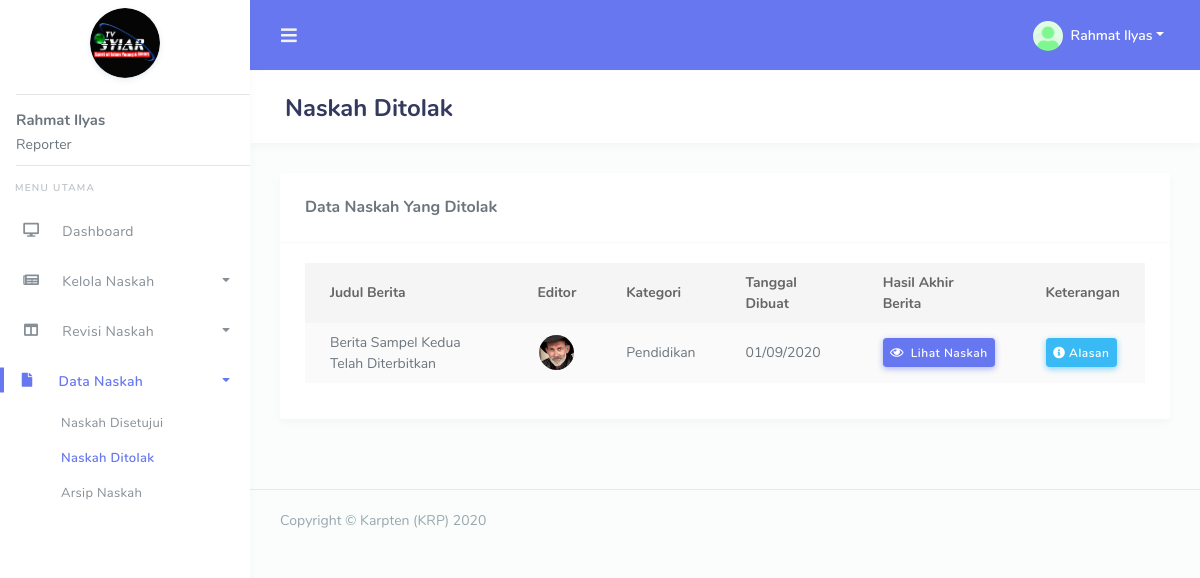
The page /reporter/naskah_ditolak.php (signed in) on the database its author committed.
### tables this page shows
CREATE TABLE `tb_users` (
  `id` int NOT NULL,
  `nama` varchar(255) NOT NULL,
  `alamat` varchar(255) NOT NULL,
  `no_hp` varchar(255) NOT NULL,
  `jabatan` varchar(255) NOT NULL,
  `foto` varchar(255) NOT NULL DEFAULT 'default.png',
  `username` varchar(255) NOT NULL,
  `password` varchar(255) NOT NULL,
  `status` varchar(255) NOT NULL DEFAULT 'waiting'
);

CREATE TABLE `tb_berita` (
  `id` int NOT NULL,
  `user_id` int NOT NULL,
  `judul` varchar(255) NOT NULL,
  `kategori` varchar(255) NOT NULL,
  `berita_created` text NOT NULL,
  `berita_final` text,
  `tanggal` datetime NOT NULL,
  `konten` varchar(255) DEFAULT NULL,
  `status` varchar(255) NOT NULL
);

### reporter/naskah_ditolak.php (the view, shortened to what this page needs)
<?php
require('template/header.php');
$berita = mysqli_query($conn, "SELECT * FROM tb_berita WHERE user_id = '$id' AND (status = 'refuse' OR status = 'refuse_')");
?>
<div class="main-content">
  <section class="section">
    <div class="section-header">
      <h1>Naskah Ditolak</h1>
    </div>
    <div class="section-body">
      <div class="row">
        <div class="col-12">
          <div class="card">
            <div class="card-header">
              <h4>Data Naskah Yang Ditolak</h4>
            </div>
            <div class="card-body">
              <div class="table-responsive">
                <table class="table table-striped" id="table-1">
                  <thead>
                    <tr>
                      <th style="max-width: 200px;">Judul Berita</th>
                      <th>Editor</th>
                      <th>Kategori</th>
                      <th>Tanggal Dibuat</th>
                      <th>Hasil Akhir Berita</th>
                      <th>Keterangan</th>
                    </tr>
                  </thead>
                  <tbody>
                    <?php foreach($berita as $dta) {
                      $berita_id = $dta['id'];
                      $revisi = mysqli_query($conn, "SELECT * FROM tb_revisi WHERE berita_id = '$berita_id'");
                      $rev = mysqli_fetch_assoc($revisi);
                      $editor_id = $rev['editor_id'];
                      $editor = mysqli_query($conn, "SELECT * FROM tb_users WHERE id = '$editor_id'");
                      $usr = mysqli_fetch_assoc($editor); ?>
                      <tr>
                        <td><?= $dta['judul'] ?></td>
                        <td class="text-center">
                          <a href="#" data-toggle="modal" data-target="#modal-reporter<?= $dta['id'] ?>">
                            <img alt="image" src="../assets/img/avatar/<?= $usr['foto'] ?>" class="rounded-circle" data-toggle="tooltip" title="" data-original-title="<?= $usr['nama'] ?>" width="35">
                          </a>
                        </td>
                        <td><?= $dta['kategori'] ?></td>
                        <td><?= date('d/m/Y', strtotime($dta['tanggal'])) ?></td>
                        <td>
                          <a href="#" class="btn btn-icon icon-left btn-primary btn-sm" data-toggle="modal" data-target="#modal-berita<?= $dta['id'] ?>" data-toggle1="tooltip" title="" data-original-title="Lihat Hasil Akhir Naskah"><i class="far fa-eye"></i> Lihat Naskah</a>
                        </td>
                        <td>
                          <a href="#" class="btn btn-icon icon-left btn-info btn-sm"data-toggle="modal" data-target="#modal-alasan<?= $dta['id'] ?>" data-toggle1="tooltip" title="" data-original-title="Lihat Alasan Penolakan"><i class="fa fa-info-circle"></i> Alasan</a>
                        </td>
                      </tr>
                    <?php } ?>
                  </tbody>
                </table>
              </div>
            </div>
          </div>
        </div>
      </div>
    </div>
  </section>
</div>
<?php
require('template/footer.php');
?>

### reporter/template/header.php (shortened to what this page needs)
<?php
require('../config.php');
$get_id = $_SESSION['get_id'];
$result = mysqli_query($conn, "SELECT * FROM tb_users WHERE id = '$get_id'");
$get = mysqli_fetch_assoc($result);
$nama = $get['nama'];
$foto = $get['foto'];
$id = $get['id'];
?>
<!DOCTYPE html>
<html lang="en">
<head>
  <link rel="stylesheet" href="../assets/modules/bootstrap/css/bootstrap.min.css">
  <link rel="stylesheet" href="../assets/modules/fontawesome/css/all.min.css">
  <link rel="stylesheet" href="../assets/modules/jqvmap/dist/jqvmap.min.css">
  <link rel="stylesheet" href="../assets/modules/owlcarousel2/dist/../assets/owl.carousel.min.css">
  <link rel="stylesheet" href="../assets/modules/owlcarousel2/dist/../assets/owl.theme.default.min.css">
  <link rel="stylesheet" href="../assets/modules/summernote/summernote-bs4.css">
  <link href="../assets/modules/richtext-editor/css/froala_editor.min.css" rel="stylesheet">
  <link href="../assets/modules/richtext-editor/css/froala_editor.pkgd.min.css" rel="stylesheet">
  <link rel="stylesheet" href="../assets/modules/datatables/datatables.min.css">
  <link rel="stylesheet" href="../assets/modules/datatables/DataTables-1.10.16/css/dataTables.bootstrap4.min.css">
  <link rel="stylesheet" href="../assets/modules/datatables/Select-1.2.4/css/select.bootstrap4.min.css">
  <link rel="stylesheet" href="../assets/css/style.css">
  <link rel="stylesheet" href="../assets/css/components.css">
  </head>
  <body>
    <div id="app">
      <div class="main-wrapper main-wrapper-1">
        <div class="navbar-bg"></div>
        <nav class="navbar navbar-expand-lg main-navbar">
          <form class="form-inline mr-auto">
            <ul class="navbar-nav mr-3">
              <li><a href="#" data-toggle="sidebar" class="nav-link nav-link-lg"><i class="fas fa-bars"></i></a></li>
            </ul>
          </form>
          <ul class="navbar-nav navbar-right">
            <li class="dropdown"><a href="#" data-toggle="dropdown" class="nav-link dropdown-toggle nav-link-lg nav-link-user">
              <img alt="image" src="../assets/img/avatar/<?= $foto ?>" class="rounded-circle mr-1">
              <div class="d-sm-none d-lg-inline-block"><?= $nama ?></div></a>
            </li>
          </ul>
        </nav>
        <div class="main-sidebar sidebar-style-2">
          <aside id="sidebar-wrapper">
            <div class="sidebar-brand">
              <a href="index.php">
                <img src="../assets/img/logo.png" alt="logo" width="70" class="mt-2 shadow-light rounded-circle">
              </a>
              <div class="text-left pl-3">
                <hr style="margin-bottom: -5px;">
                <b style="font-size: 15px;"><?= $nama ?></b>
                <p style="margin-bottom: -10px; margin-top: -20px;">Reporter</p>
                <hr>
              </div>
            </div>
            <ul class="sidebar-menu mt-3">
              <li class="menu-header">Menu Utama</li>
              <li id="dashboard"><a class="nav-link" href="index.php"><i class="fa fa-desktop"></i> <span>Dashboard</span></a></li>
              <li class="dropdown" id="kelola_naskah">
                <a href="#" class="nav-link has-dropdown" data-toggle="dropdown"><i class="fa fa-newspaper"></i> <span>Kelola Naskah</span></a>
              </li>
              <li class="dropdown" id="revisi_naskah">
                <a href="#" class="nav-link has-dropdown" data-toggle="dropdown"><i class="fa fa-columns"></i> <span>Revisi Naskah</span></a>
              </li>
              <li class="dropdown" id="data_naskah">
                <a href="#" class="nav-link has-dropdown" data-toggle="dropdown"><i class="fa fa-file"></i> <span>Data Naskah</span></a>
                <ul class="dropdown-menu">
                  <li id="naskah_disetujui"><a class="nav-link" href="thiss">Naskah Disetujui</a></li>
                  <li id="naskah_ditolak"><a class="nav-link" href="thiss">Naskah Ditolak</a></li>
                  <li id="arsip_naskah"><a class="nav-link" href="thiss">Arsip Naskah</a></li>
                </ul>
              </li>
            </aside>
          </div>

### rows shown on the page
tb_users: foto (picture), nama "Rahmat Ilyas"
tb_berita: judul "Berita Sampel Kedua Telah Diterbitkan", tb_users.foto (picture), kategori "Pendidikan", tanggal "01/09/2020"
